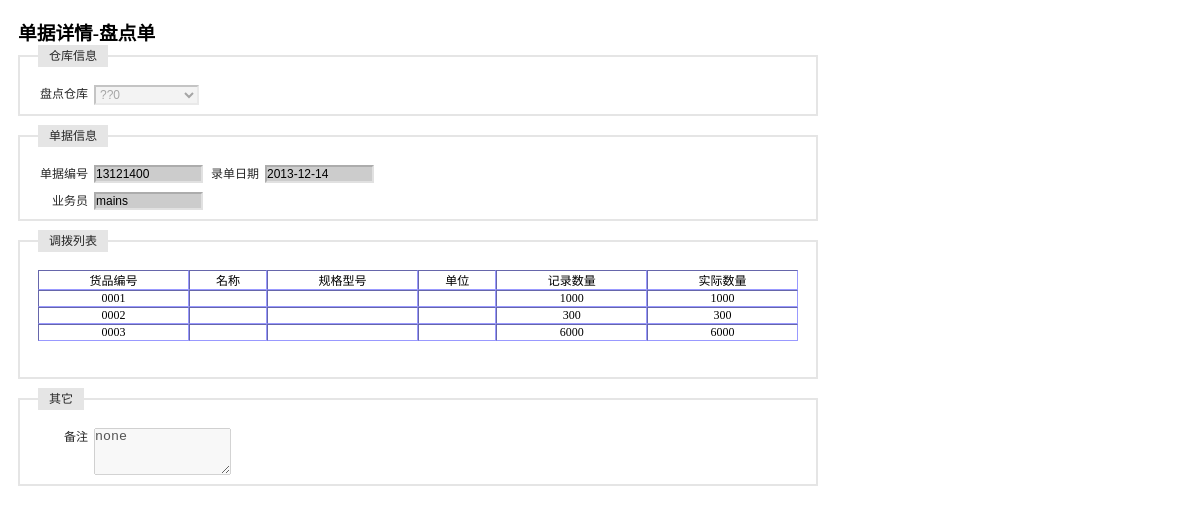
The page /receipt_check/receipt_show_check.php?id=13121400 (signed in) on the database its author committed.
### tables this page shows
CREATE TABLE `table_warehouse` (
  `id` varchar(4) NOT NULL,
  `name` varchar(10) NOT NULL,
  `fuzeren` varchar(10) default NULL,
  `phone` varchar(8) default NULL,
  `address` varchar(50) default NULL,
  `remark` varchar(50) default NULL,
  PRIMARY KEY  (`id`,`name`)
);

CREATE TABLE `test_check` (
  `id` varchar(8) NOT NULL,
  `date` varchar(10) default NULL,
  `yewuyuan` varchar(10) default NULL,
  `warehouse` varchar(4) default NULL,
  `remark` varchar(100) default NULL,
  `itemstring` varchar(200) default NULL,
  PRIMARY KEY  (`id`)
);

### receipt_check/receipt_show_check.php (the view, shortened to what this page needs)
<?php
    $id = $_GET[id];
    $query = "select * from test_check where id = '$id'";
    $result = mysql_query($query);
    $RS = mysql_fetch_array($result);
    $date = $RS[date];
    $yewuyuan = $RS[yewuyuan];
    $itemstr = $RS[itemstring];
    $remark = $RS[remark];
    $query = "select name from table_warehouse where id = '$RS[warehouse]'";
    $result_warehouse = mysql_query($query);
    $RS2 = mysql_fetch_array($result_warehouse);
    $warehouse = $RS2[name];
?>
<!DOCTYPE html PUBLIC "-//W3C//DTD XHTML 1.0 Transitional//EN" "http://www.w3.org/TR/xhtml1/DTD/xhtml1-transitional.dtd">
<html xmlns="http://www.w3.org/1999/xhtml">
<head>
</head>
<link rel="stylesheet" type="text/css" href="../css/iframe.css" media="screen" />
<body style="width:800px">
<form id="item_in" name="item_in" method="post" action="../receipt_inout/receipt_in_bg.php" onsubmit=" return checkForm()">
  <h3>单据详情-盘点单</h3>
  <fieldset>
  <legend>仓库信息</legend>
  <label>盘点仓库</label>
  <select name="company" id="company" disabled>
    <?php echo "<option value='$RS[warehouse]'>$warehouse</option>";?>
  </select>
  </fieldset>
  <fieldset>
  <legend>单据信息</legend>
  <label>单据编号</label>
  <input id="id" name="id" type="text" value="<?php echo $id;?>" style="background-color:#CCCCCC" readonly/>
  <label>录单日期</label>
  <input name="date" id="date" type="text" value="<?php echo $date;?>" style="background-color:#CCCCCC" readonly/>
  <p>&nbsp;</p>
  <label>业务员</label>
  <input id="yewuyuan" name="yewuyuan" type="text" value="<?php echo $yewuyuan;?>" style="background-color:#CCCCCC" readonly/>
  </fieldset>
  <fieldset>
  <legend>调拨列表</legend>
  <table id="item_list" border="1" width="100%" cellspacing="0" cellpadding="5" style="font-size:12px; border:thin; border-color:#9999FF ">
    <tr align="center">
      <td>货品编号</td>
      <td>名称</td>
      <td>规格型号</td>
      <td>单位</td>
      <td>记录数量</td>
      <td>实际数量</td>
    </tr>
    <?php
        $item_list = explode('|',$itemstr);
        foreach($item_list as $str){
            echo '<tr align="center">';
            $item_info = explode('+',$str);
            $item_id = $item_info[0];
            $item_num = $item_info[1];
            $item_num2 = $item_info[2];
            echo "<td>$item_id</td>";
            echo "<td></td>";
            echo "<td></td>";
            echo "<td></td>";
            echo "<td>$item_num</td>";
            echo "<td>$item_num2</td>";
            echo '</tr>';
        }
    ?>
  </table>
  <p>&nbsp;</p>
  </fieldset>
  <fieldset>
  <legend>其它</legend>
  <label>备注</label>
  <textarea name="remark" cols="15" rows="3" disabled><?php echo $remark;?></textarea>
  </fieldset>
</form>
</body>
</html>

### css/iframe.css (style rules this page uses)
* { margin: 0; padding: 0; }
body { background: #FFF; padding: 18px; }
form fieldset { border: #E5E5E5 2px solid; clear: both; margin-bottom: 9px; overflow: hidden; padding: 9px 18px; }
form input, form select { border-color: #ACACAC #E1E1E1 #E1E1E1 #ACACAC; border-style: solid; border-width: 2px; float: left; font-size:12px; margin-right: 6px; width: 105px; }
form label { color: #262626; font: normal 12px/18px Arial, sans-serif; float: left; margin-right: 6px; text-align: right; width: 50px; }
form legend { background: #E5E5E5; color: #262626; font: normal 12px/18px Arial, sans-serif; margin-bottom: 9px; padding: 2px 11px; }
p { color: #666; font: normal 12px/18px Arial, sans-serif; margin-bottom: 9px; }

### rows shown on the page
table_warehouse: company "??0"
test_check: date "2013-12-14", yewuyuan "mains", itemstring "0001", itemstring "1000", itemstring "0002", itemstring "300", itemstring "0003", itemstring "6000", remark "none"
